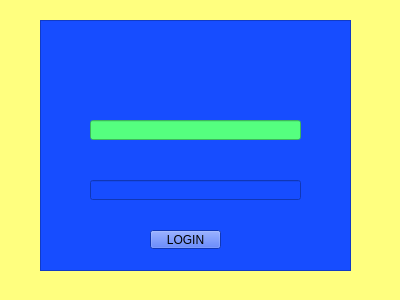
<?xml version="1.0" encoding="UTF-8"?>
<ui version="4.0">
 <class>Form</class>
 <widget class="QWidget" name="Form">
  <property name="geometry">
   <rect>
    <x>0</x>
    <y>0</y>
    <width>400</width>
    <height>300</height>
   </rect>
  </property>
  <property name="windowTitle">
   <string>Form</string>
  </property>
  <property name="styleSheet">
   <string notr="true">background-color: rgb(255, 255, 127);</string>
  </property>
  <widget class="QFrame" name="background">
   <property name="geometry">
    <rect>
     <x>40</x>
     <y>20</y>
     <width>311</width>
     <height>251</height>
    </rect>
   </property>
   <property name="styleSheet">
    <string notr="true">background-color: rgb(23, 77, 255);</string>
   </property>
   <property name="frameShape">
    <enum>QFrame::StyledPanel</enum>
   </property>
   <property name="frameShadow">
    <enum>QFrame::Raised</enum>
   </property>
   <widget class="QLineEdit" name="user">
    <property name="geometry">
     <rect>
      <x>50</x>
      <y>100</y>
      <width>211</width>
      <height>20</height>
     </rect>
    </property>
    <property name="styleSheet">
     <string notr="true">background-color: rgb(85, 255, 127);</string>
    </property>
   </widget>
   <widget class="QLineEdit" name="lineEdit_2">
    <property name="geometry">
     <rect>
      <x>50</x>
      <y>160</y>
      <width>211</width>
      <height>20</height>
     </rect>
    </property>
   </widget>
   <widget class="QToolButton" name="LOginbutton">
    <property name="geometry">
     <rect>
      <x>110</x>
      <y>210</y>
      <width>71</width>
      <height>19</height>
     </rect>
    </property>
    <property name="text">
     <string>LOGIN</string>
    </property>
   </widget>
  </widget>
 </widget>
 <resources/>
 <connections/>
</ui>
